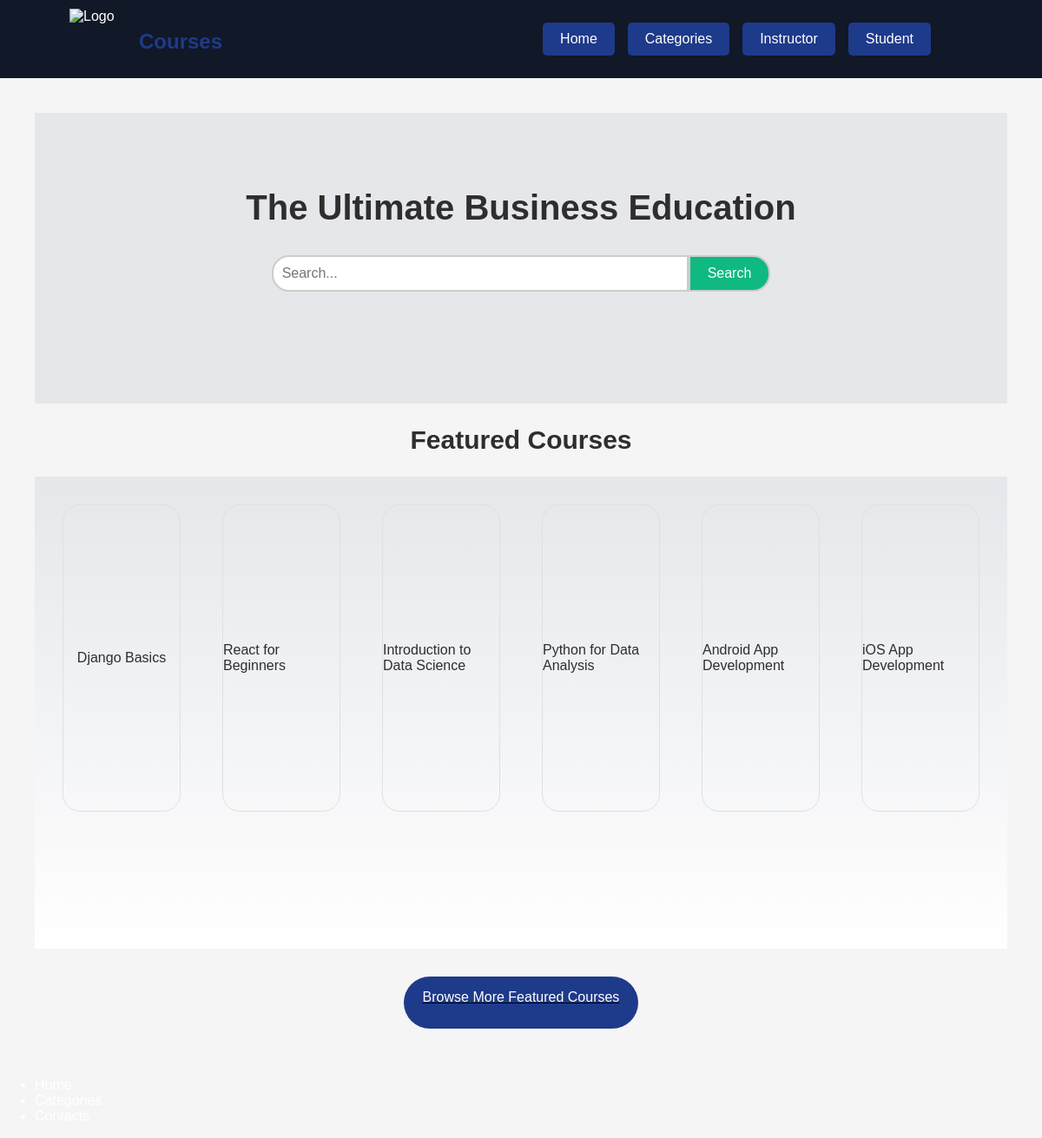
Before: / with the older database file.
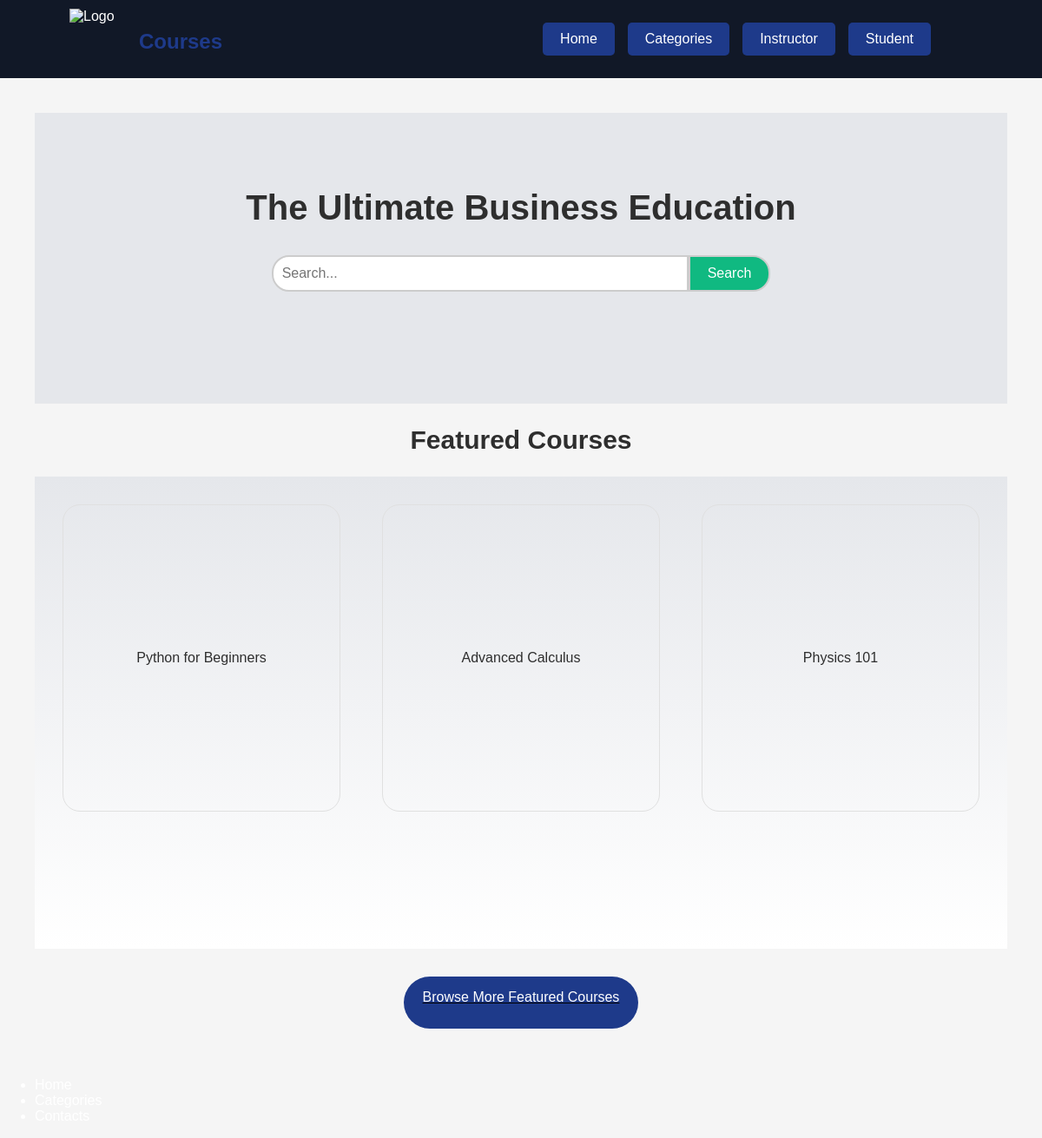
After: the same page with the newer database file.
### courses/models.py (models this page shows, shortened)
class Course(models.Model):
    title = models.CharField(max_length=100)
    description = models.TextField()
    category = models.ForeignKey(Category, related_name='courses', on_delete=models.CASCADE)
    tutor = models.ForeignKey(Profile, related_name='taught_courses', on_delete=models.PROTECT)

### courses/views.py (the view)
# urls.py: path('', views.index, name='index'),
def index(request):
    courses = Course.objects.all()
    return render(request, 'index.html', {
        'courses': courses
    })

### courses/templatetags/shared_tags.py (called while the page is built)
@register.inclusion_tag('header.html', takes_context=True)
def show_header(context):
    if context.request.user.is_authenticated:
        is_student = context.request.user.profile.is_student()
        is_tutor = context.request.user.profile.is_tutor()
    else:
        is_student = False
        is_tutor = False
    return {
        'is_student': is_student,
        'is_tutor': is_tutor
    }

### courses/templates/index.html (shortened to what this page needs)
{% load static %}
{% load shared_tags %}
<!DOCTYPE html>
<html lang="en">
<head>
    <link rel="stylesheet" href="{% static 'css/styles.css' %}">
</head>
<body>
    {% show_header %}
    <main>
        <div class="upper-part">
            <div class="middle">
                <h1>The Ultimate Business Education</h1>
            </div>
            <div class="search-container">
                <input type="search" class="search-bar" placeholder="Search..."><button
                    class="search-button">Search</button>
            </div>
        </div>
        <div class="middle">
            <h2>Featured Courses </h2>
        </div>
        <nav>
            <div class="courses-container">
                {% for course in courses %}
                <div class="courses-border">
                    <p>{{ course.title }}</p>
                </div>
                {% empty %}
                <p>No courses available.</p>
                {% endfor %}
            </div>
        </nav>
        <div class="browse-center">
            <a href="/categories">
                <div class="browse-more-border">Browse More Featured Courses</div>
            </a>
        </div>
    </main>
    {% include 'footer.html' %}
</body>
</html>

### courses/templates/header.html (shortened to what this page needs)
{% load static %}
{% if not is_student and not is_tutor %}
<header>
    <nav>
        <div class="main-black-background">
            <div class="icon-left"> <img src="{% static 'icons/105e9c04-a153-43b4-bcd4-b025486a4fbb.jpg' %}" alt="Logo"
                    width="70px" height="70px">
                <div class="courses">Courses</div>
            </div>
            <div class="nav-container">
                <ul class="nav-list">
                    <a href="/index">
                        <li>Home</li>
                    </a>
                    <a href="/categories">
                        <li>Categories</li>
                    </a>
                    <a href="/login/instructor">
                        <li>Instructor</li>
                    </a>
                    <a href="/login/student">
                        <li>Student</li>
                    </a>
                </ul>
            </div>
    </nav>
</header>
{% endif %}

### courses/templates/footer.html
<footer>
    <nav>
        <div class="footer-black-background">
            <ul class="footer-contents">
                <a href="/index">
                    <li>Home</li>
                </a>
                <a href="/categories">
                    <li>Categories</li>
                </a>
                <a href="/Contacts">
                    <li>Contacts</li>
                </a>
            </ul>
        </div>
    </nav>
</footer>

### courses/static/css/styles.css (style rules this page uses)
body { font-family: Arial, sans-serif; background-color: #F5F5F5; color: #2E2E2E; margin: 0; padding: 0; overflow-x: hidden; height: 100%; display: flex; flex-direction: column; min-height: 100vh; }
.main-black-background { background-color: #111827; color: white; padding: 10px; height: 70px; width: 100%; margin-bottom: 0; }
.courses { position: absolute; left: 5rem; top: 1.5rem; font-size: x-large; color: #1E3A8A; font-weight: bold; }
.icon-left { position: absolute; left: 5rem; }
.nav-container { position: absolute; top: 26px; right: 8rem; }
.nav-list { list-style-type: none; margin: 0; padding: 0; display: flex; gap: 15px; }
.nav-list li { padding: 10px 20px; background-color: #1E3A8A; border-radius: 5px; }
.middle { text-align: center; font-size: 20px; color: #2E2E2E; }
nav a { color: white; text-decoration: none; }
.upper-part { padding-top: 60px; padding-bottom: 115px; background-color: #E5E7EB; width: 100%; height: 10rem; }
main { margin: 20px; padding: 20px; background-color: #F5F5F5; flex: 1; }
.search-container { display: flex; justify-content: center; align-items: center; margin-top: 2rem; }
.search-bar { padding: 10px; border: 2px solid #ccc; border-radius: 20px 0 0 20px; width: 30rem; font-size: 16px; }
.search-button { padding: 10px 20px; background-color: #10B981; color: white; border-radius: 0 20px 20px 0; font-size: 16px; border: 2px solid #ccc; }
.courses-container { display: flex; justify-content: center; gap: 3rem; padding: 2rem; height:30rem ; background: linear-gradient( #E5E7EB, #ffffff); }
.courses-border { display: flex; justify-content: center; align-items: center; border: 1px solid #E0E0E0; width: 22rem; height: 22rem; border-radius: 20px; overflow: hidden; }
.browse-more-border { width: 15rem; text-align: center; background-color: #1E3A8A; border-radius: 10rem; height: 30px; padding: 15px; margin-top: 2rem; color: white; }
.browse-center { display: flex; justify-content: center; align-items: center; text-align: center; }
a { color: rgb(0, 0, 0); }

Changed rows visible on the page:
removed Course: title "Django Basics"
removed Course: title "React for Beginners"
removed Course: title "Introduction to Data Science"
removed Course: title "Python for Data Analysis"
removed Course: title "Android App Development"
removed Course: title "iOS App Development"
added Course: title "Python for Beginners"
added Course: title "Advanced Calculus"
added Course: title "Physics 101"
